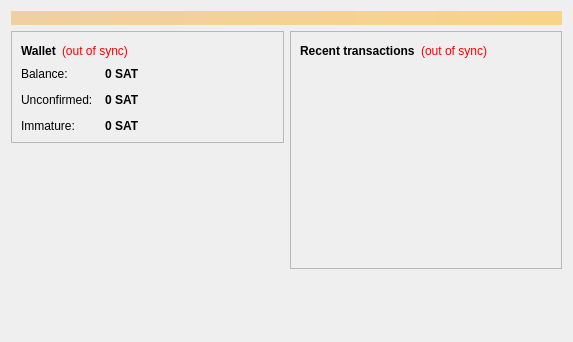
<?xml version="1.0" encoding="UTF-8"?>
<ui version="4.0">
 <class>OverviewPage</class>
 <widget class="QWidget" name="OverviewPage">
  <property name="geometry">
   <rect>
    <x>0</x>
    <y>0</y>
    <width>573</width>
    <height>342</height>
   </rect>
  </property>
  <property name="windowTitle">
   <string>Form</string>
  </property>
  <layout class="QVBoxLayout" name="topLayout">
   <item>
    <widget class="QLabel" name="labelAlerts">
     <property name="visible">
      <bool>false</bool>
     </property>
     <property name="styleSheet">
      <string notr="true">background-color: qlineargradient(x1: 0, y1: 0, x2: 1, y2: 0, stop:0 #F0D0A0, stop:1 #F8D488); color:#000000;</string>
     </property>
     <property name="wordWrap">
      <bool>true</bool>
     </property>
     <property name="margin">
      <number>3</number>
     </property>
    </widget>
   </item>
   <item>
    <layout class="QHBoxLayout" name="horizontalLayout" stretch="1,1">
     <item>
      <layout class="QVBoxLayout" name="verticalLayout_2">
       <item>
        <widget class="QFrame" name="frame">
         <property name="frameShape">
          <enum>QFrame::StyledPanel</enum>
         </property>
         <property name="frameShadow">
          <enum>QFrame::Raised</enum>
         </property>
         <layout class="QVBoxLayout" name="verticalLayout_4">
          <item>
           <layout class="QHBoxLayout" name="horizontalLayout_4">
            <item>
             <widget class="QLabel" name="label_5">
              <property name="font">
               <font>
                <weight>75</weight>
                <bold>true</bold>
               </font>
              </property>
              <property name="text">
               <string>Wallet</string>
              </property>
             </widget>
            </item>
            <item>
             <widget class="QLabel" name="labelWalletStatus">
              <property name="toolTip">
               <string>The displayed information may be out of date. Your wallet automatically synchronizes with the SaturnCoin network after a connection is established, but this process has not completed yet.</string>
              </property>
              <property name="styleSheet">
               <string notr="true">QLabel { color: red; }</string>
              </property>
              <property name="text">
               <string notr="true">(out of sync)</string>
              </property>
              <property name="alignment">
               <set>Qt::AlignLeading|Qt::AlignLeft|Qt::AlignVCenter</set>
              </property>
             </widget>
            </item>
            <item>
             <spacer name="horizontalSpacer_2">
              <property name="orientation">
               <enum>Qt::Horizontal</enum>
              </property>
              <property name="sizeHint" stdset="0">
               <size>
                <width>40</width>
                <height>20</height>
               </size>
              </property>
             </spacer>
            </item>
           </layout>
          </item>
          <item>
           <layout class="QFormLayout" name="formLayout_2">
            <property name="fieldGrowthPolicy">
             <enum>QFormLayout::AllNonFixedFieldsGrow</enum>
            </property>
            <property name="horizontalSpacing">
             <number>12</number>
            </property>
            <property name="verticalSpacing">
             <number>12</number>
            </property>
            <item row="0" column="0">
             <widget class="QLabel" name="label">
              <property name="text">
               <string>Balance:</string>
              </property>
             </widget>
            </item>
            <item row="0" column="1">
             <widget class="QLabel" name="labelBalance">
              <property name="font">
               <font>
                <weight>75</weight>
                <bold>true</bold>
               </font>
              </property>
              <property name="cursor">
               <cursorShape>IBeamCursor</cursorShape>
              </property>
              <property name="toolTip">
               <string>Your current balance</string>
              </property>
              <property name="text">
               <string notr="true">0 SAT</string>
              </property>
              <property name="textInteractionFlags">
               <set>Qt::LinksAccessibleByMouse|Qt::TextSelectableByKeyboard|Qt::TextSelectableByMouse</set>
              </property>
             </widget>
            </item>
            <item row="1" column="0">
             <widget class="QLabel" name="label_3">
              <property name="text">
               <string>Unconfirmed:</string>
              </property>
             </widget>
            </item>
            <item row="1" column="1">
             <widget class="QLabel" name="labelUnconfirmed">
              <property name="font">
               <font>
                <weight>75</weight>
                <bold>true</bold>
               </font>
              </property>
              <property name="cursor">
               <cursorShape>IBeamCursor</cursorShape>
              </property>
              <property name="toolTip">
               <string>Total of transactions that have yet to be confirmed, and do not yet count toward the current balance</string>
              </property>
              <property name="text">
               <string notr="true">0 SAT</string>
              </property>
              <property name="textInteractionFlags">
               <set>Qt::LinksAccessibleByMouse|Qt::TextSelectableByKeyboard|Qt::TextSelectableByMouse</set>
              </property>
             </widget>
            </item>
            <item row="2" column="0">
             <widget class="QLabel" name="labelImmatureText">
              <property name="text">
               <string>Immature:</string>
              </property>
             </widget>
            </item>
            <item row="2" column="1">
             <widget class="QLabel" name="labelImmature">
              <property name="font">
               <font>
                <weight>75</weight>
                <bold>true</bold>
               </font>
              </property>
              <property name="toolTip">
               <string>Mined balance that has not yet matured</string>
              </property>
              <property name="text">
               <string notr="true">0 SAT</string>
              </property>
              <property name="textInteractionFlags">
               <set>Qt::LinksAccessibleByMouse|Qt::TextSelectableByKeyboard|Qt::TextSelectableByMouse</set>
              </property>
             </widget>
            </item>
           </layout>
          </item>
         </layout>
        </widget>
       </item>
       <item>
        <spacer name="verticalSpacer">
         <property name="orientation">
          <enum>Qt::Vertical</enum>
         </property>
         <property name="sizeHint" stdset="0">
          <size>
           <width>20</width>
           <height>40</height>
          </size>
         </property>
        </spacer>
       </item>
        <item>
         <widget class="QLabel" name="label_wallet_bgcoin">
          <property name="text">
           <string/>
          </property>
          <property name="pixmap">
           <pixmap resource="../bitcoin.qrc">:/images/wallet_bgcoin</pixmap>
          </property>
          <property name="scaledContents">
           <bool>false</bool>
          </property>
          <property name="alignment">
           <set>Qt::AlignCenter</set>
          </property>
          <property name="margin">
           <number>-2</number>
          </property>
         </widget>
        </item>
        <item>
         <widget class="QLabel" name="label_6">
          <property name="text">
           <string/>
          </property>
         </widget>
        </item>
      </layout>
     </item>
     <item>
      <layout class="QVBoxLayout" name="verticalLayout_3">
       <item>
        <widget class="QFrame" name="frame_2">
         <property name="frameShape">
          <enum>QFrame::StyledPanel</enum>
         </property>
         <property name="frameShadow">
          <enum>QFrame::Raised</enum>
         </property>
         <layout class="QVBoxLayout" name="verticalLayout">
          <item>
           <layout class="QHBoxLayout" name="horizontalLayout_2">
            <item>
             <widget class="QLabel" name="label_4">
              <property name="text">
               <string>&lt;b&gt;Recent transactions&lt;/b&gt;</string>
              </property>
             </widget>
            </item>
            <item>
             <widget class="QLabel" name="labelTransactionsStatus">
              <property name="toolTip">
               <string>The displayed information may be out of date. Your wallet automatically synchronizes with the SaturnCoin network after a connection is established, but this process has not completed yet.</string>
              </property>
              <property name="styleSheet">
               <string notr="true">QLabel { color: red; }</string>
              </property>
              <property name="text">
               <string notr="true">(out of sync)</string>
              </property>
              <property name="alignment">
               <set>Qt::AlignRight|Qt::AlignTrailing|Qt::AlignVCenter</set>
              </property>
             </widget>
            </item>
            <item>
             <spacer name="horizontalSpacer">
              <property name="orientation">
               <enum>Qt::Horizontal</enum>
              </property>
              <property name="sizeHint" stdset="0">
               <size>
                <width>40</width>
                <height>20</height>
               </size>
              </property>
             </spacer>
            </item>
           </layout>
          </item>
          <item>
           <widget class="QListView" name="listTransactions">
            <property name="styleSheet">
             <string notr="true">QListView { background: transparent; }</string>
            </property>
            <property name="frameShape">
             <enum>QFrame::NoFrame</enum>
            </property>
            <property name="verticalScrollBarPolicy">
             <enum>Qt::ScrollBarAlwaysOff</enum>
            </property>
            <property name="horizontalScrollBarPolicy">
             <enum>Qt::ScrollBarAlwaysOff</enum>
            </property>
            <property name="selectionMode">
             <enum>QAbstractItemView::NoSelection</enum>
            </property>
           </widget>
          </item>
         </layout>
        </widget>
       </item>
       <item>
        <spacer name="verticalSpacer_2">
         <property name="orientation">
          <enum>Qt::Vertical</enum>
         </property>
         <property name="sizeHint" stdset="0">
          <size>
           <width>20</width>
           <height>40</height>
          </size>
         </property>
        </spacer>
       </item>
      </layout>
     </item>
    </layout>
   </item>
  </layout>
 </widget>
 <resources/>
 <connections/>
</ui>
